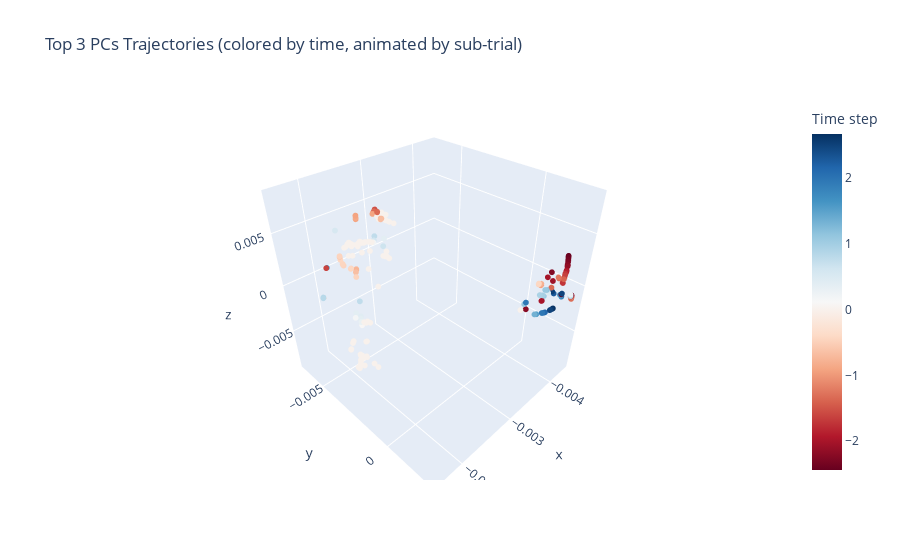

The cell this chart's notebook holds for it:
### Code cell
import plotly.express as px
u, s, v = torch.svd(torch.log(alpha.reshape(-1, 8)))
h_pca = u[:, :3].reshape(200, 100, 4, 3).detach().cpu().numpy()

batch_idx = 1
# Get the top 3 principal components for the selected batch
pcs = h_pca[batch_idx, :, :, :3]  # shape: (n_subtrials, timesteps, 3)

# Prepare data for plotly: flatten sub-trials and timesteps
n_subtrials, n_timesteps, _ = pcs.shape
pcs_flat = pcs.reshape(-1, 3)
time_flat = np.tile(np.arange(n_timesteps), n_subtrials)

# Assign a color for each sub-trial
subtrial_ids = np.repeat(np.arange(n_subtrials), n_timesteps)

fig = px.scatter_3d(
    x=pcs_flat[:, 0],
    y=pcs_flat[:, 1],
    z=pcs_flat[:, 2],
    color=time_flat * choice_pred[batch_idx].detach().cpu().repeat_interleave(n_timesteps).numpy(),  # color by time and choice
    # animation_frame=subtrial_ids,
    color_continuous_scale="RdBu", 
    title="Top 3 PCs Trajectories (colored by time, animated by sub-trial)",
    labels={'color': 'Time step'}
)
fig.update_traces(marker=dict(size=2))
fig.show()

### Figure 1 — Plotly figure (JSON) as saved in the notebook; plotly's stock layout.template omitted (floating-point values rounded to 4 significant figures; data arrays with more than 128 entries replaced by an {"elided": "..."} marker saying what was removed)
{"data": [{"hovertemplate": "x=%{x}<br>y=%{y}<br>z=%{z}<br>Time step=%{marker.color}<extra></extra>", "legendgroup": "", "marker": {"color": {"elided": "400 float values"}, "coloraxis": "coloraxis", "size": 2, "symbol": "circle"}, "mode": "markers", "name": "", "scene": "scene", "showlegend": false, "type": "scatter3d", "x": {"elided": "400 float values"}, "y": {"elided": "400 float values"}, "z": {"elided": "400 float values"}}], "layout": {"coloraxis": {"colorbar": {"title": {"text": "Time step"}}, "colorscale": [[0, "rgb(103,0,31)"], [0.1, "rgb(178,24,43)"], [0.2, "rgb(214,96,77)"], [0.3, "rgb(244,165,130)"], [0.4, "rgb(253,219,199)"], [0.5, "rgb(247,247,247)"], [0.6, "rgb(209,229,240)"], [0.7, "rgb(146,197,222)"], [0.8, "rgb(67,147,195)"], [0.9, "rgb(33,102,172)"], [1, "rgb(5,48,97)"]]}, "legend": {"tracegroupgap": 0}, "scene": {"domain": {"x": [0, 1], "y": [0, 1]}, "xaxis": {"title": {"text": "x"}}, "yaxis": {"title": {"text": "y"}}, "zaxis": {"title": {"text": "z"}}}, "title": {"text": "Top 3 PCs Trajectories (colored by time, animated by sub-trial)"}}}
